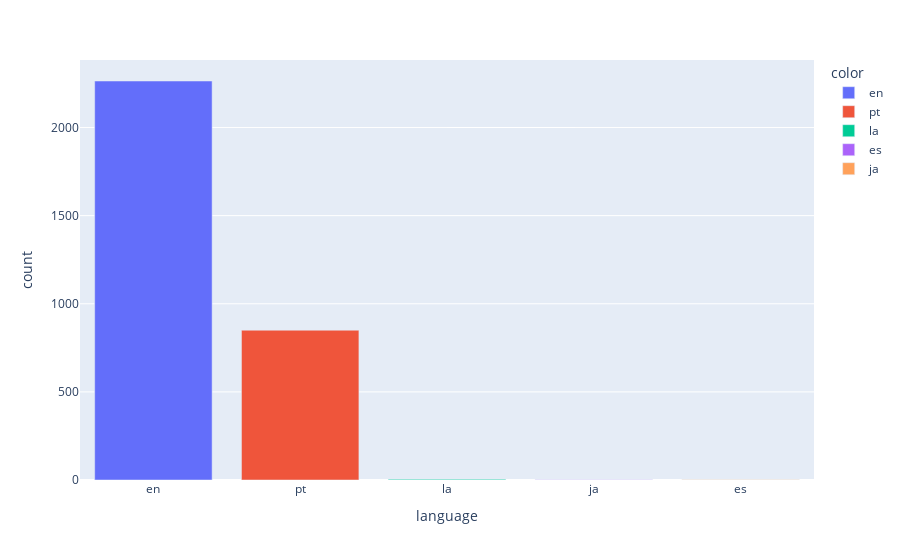

The cell this chart's notebook holds for it:
### Markdown cell above
<h3 style="background-color:#78C9EF; text-align:center; color:white; padding:10px " >Language of the content on the platform</h3>

### Code cell
fig=px.bar(platform_content['language'].value_counts(),
       labels={'index':'language','value':'count'},
        color=['en', 'pt', 'la', 'es', 'ja'])
fig.show()

### Figure 1 — Plotly figure (JSON) as saved in the notebook; plotly's stock layout.template omitted (floating-point values rounded to 4 significant figures)
{"data": [{"alignmentgroup": "True", "hovertemplate": "color=en<br>language=%{x}<br>count=%{y}<extra></extra>", "legendgroup": "en", "marker": {"color": "#636efa", "pattern": {"shape": ""}}, "name": "en", "offsetgroup": "en", "orientation": "v", "showlegend": true, "textposition": "auto", "type": "bar", "x": ["en"], "xaxis": "x", "y": [2264], "yaxis": "y"}, {"alignmentgroup": "True", "hovertemplate": "color=pt<br>language=%{x}<br>count=%{y}<extra></extra>", "legendgroup": "pt", "marker": {"color": "#EF553B", "pattern": {"shape": ""}}, "name": "pt", "offsetgroup": "pt", "orientation": "v", "showlegend": true, "textposition": "auto", "type": "bar", "x": ["pt"], "xaxis": "x", "y": [850], "yaxis": "y"}, {"alignmentgroup": "True", "hovertemplate": "color=la<br>language=%{x}<br>count=%{y}<extra></extra>", "legendgroup": "la", "marker": {"color": "#00cc96", "pattern": {"shape": ""}}, "name": "la", "offsetgroup": "la", "orientation": "v", "showlegend": true, "textposition": "auto", "type": "bar", "x": ["la"], "xaxis": "x", "y": [4], "yaxis": "y"}, {"alignmentgroup": "True", "hovertemplate": "color=es<br>language=%{x}<br>count=%{y}<extra></extra>", "legendgroup": "es", "marker": {"color": "#ab63fa", "pattern": {"shape": ""}}, "name": "es", "offsetgroup": "es", "orientation": "v", "showlegend": true, "textposition": "auto", "type": "bar", "x": ["ja"], "xaxis": "x", "y": [2], "yaxis": "y"}, {"alignmentgroup": "True", "hovertemplate": "color=ja<br>language=%{x}<br>count=%{y}<extra></extra>", "legendgroup": "ja", "marker": {"color": "#FFA15A", "pattern": {"shape": ""}}, "name": "ja", "offsetgroup": "ja", "orientation": "v", "showlegend": true, "textposition": "auto", "type": "bar", "x": ["es"], "xaxis": "x", "y": [2], "yaxis": "y"}], "layout": {"barmode": "relative", "legend": {"title": {"text": "color"}, "tracegroupgap": 0}, "margin": {"t": 60}, "xaxis": {"anchor": "y", "domain": [0, 1], "title": {"text": "language"}}, "yaxis": {"anchor": "x", "domain": [0, 1], "title": {"text": "count"}}}}
